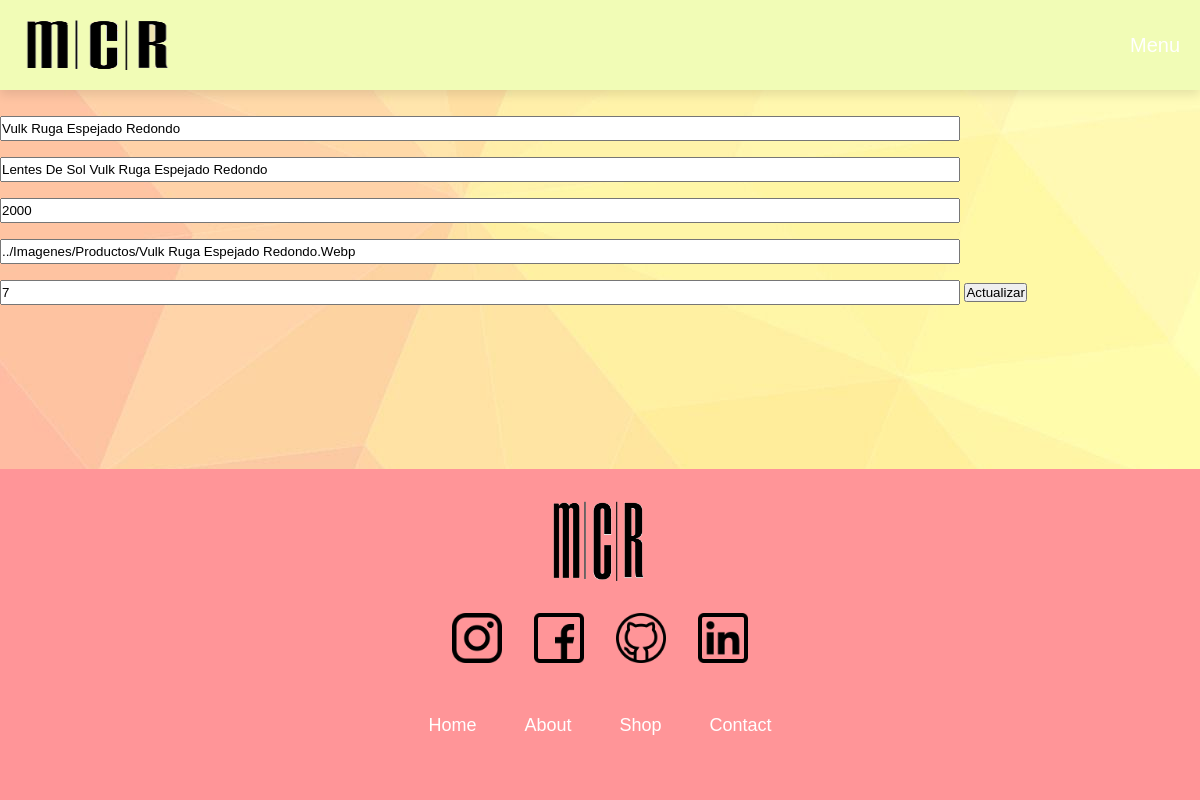
Screenshot of /PHP/actualizar.php?id=4 with the database file from the repository.
### tables this page shows
CREATE TABLE `inventario` (
  `id` int(8) NOT NULL,
  `nombre` varchar(30) DEFAULT NULL,
  `descripcion` varchar(100) DEFAULT NULL,
  `precio` int(12) DEFAULT NULL,
  `foto` varchar(1000) DEFAULT NULL,
  `stock` int(9) DEFAULT NULL
);

### PHP/actualizar.php (the view, shortened to what this page needs)
<?php
    include("conexion.php");
$id=$_GET['id'];
$query=mysqli_query($conexion,"SELECT * FROM inventario WHERE id='$id'");
$row=mysqli_fetch_array($query);
?>
<!DOCTYPE html>
<html lang="en">
    <head>
        <link rel="stylesheet" type="text/css" href="../css/styles.css">
    </head>
    <body>
        <header>
        <a href="index_administrador.php" class="logo"><img class="logo" src="../imagenes/logo.jpg"></a>
        <label for="menu">Menu</label>
        </header>
        <div class="contenedorPrimal">
            <form action="update.php" method="POST">
                <input type="text" class="info" name="nombre" placeholder="Nombre" value="<?= $row['nombre'] ?>">
                <input type="text" class="info" name="descripcion" placeholder="Descripcion" value="<?= $row['descripcion'] ?>">
                <input type="text" class="info" name="precio" placeholder="Precio" value="<?= $row['precio'] ?>">
                <input type="text" class="info" name="foto" placeholder="URL foto" value="<?= $row['foto'] ?>">
                <input type="text" class="info" name="stock" placeholder="Numero de articulos" pattern="[0-9]+" value="<?= $row['stock'] ?>">
                <input type="submit" class="btn_update" value="Actualizar">
            </form>
        </div>
        <div class="contenedorFooter">
            <footer id="pieDePag">
            <img class="logo" src="../imagenes/logo - copia.jpg" alt="LogoMCR">
            <div class="contenedorRedes">
                <a href="https://www.instagram.com/mateo.criado_rota/" class="iconoRedSocial">
                    <img class="logored" src="../imagenes/instagram.png" alt="logoInstagram">
                </a>
                <a href="https://www.facebook.com/mateo.criadorota.9" class="iconoRedSocial">
                    <img class="logored" src="../imagenes/facebook.png" alt="logofacebook">
                </a>
                <a href="https://github.com/mateocriadorota?tab=repositories" class="iconoRedSocial">
                    <img class="logored" src="../imagenes/github.png" alt="logoGithub">
                </a>
                <a href="https://www.linkedin.com/in/mateo-criado-rota-848465234/" class="iconoRedSocial">
                    <img class="logored" src="../imagenes/linkedin.png" alt="logolinkedin">
                </a>
            </div>
            <ul class="contenedorMenu">
                <?php if($_SESSION['administrador']==1){?>
                        <li class="MenuItem"> <a href="index_administrador.php">Home</a></li>
                <?php }else{ ?>
                    <li class="MenuItem"> <a href="index_usuario.php">Home</a></li>
                <?php } ?>
                <li class="MenuItem"> <a href="about.php">About</a></li>
                <li class="MenuItem"> <a href="shop.php">Shop</a></li>
                <li class="MenuItem"> <a href="contacto.php">Contact</a></li>
            </ul>
        </footer>
    </div>
    </body>
</html>

### css/styles.css (style rules this page uses)
* { margin: 0; padding: 0; box-sizing: border-box; font-family: sans-serif; text-transform: capitalize; text-decoration: none; }
body { background-image: url("../imagenes/fondo.jpg"); min-height: 100vh; position: relative; padding-top: 100px; padding-bottom: 350px; }
header { position: fixed; top: 0; right: 0; left: 0; background: #F1FCB6 ; box-shadow: 0 5px 10px rgb(0, 0, 0,.1); display: flex; align-items: center; justify-content: space-between; z-index: 1000; }
header .logo { height: 50px; width: 160px; margin: 0; }
header label { font-size: 20px; color: white; cursor: pointer; display: none; }
@media (max-width:1280px) { header { padding: 20px; } }
@media (max-width:1280px) { header label { display: initial; } }
footer { width: 100%; padding: 2rem 8%; background-color: #FF9598 ; display: flex; justify-content: center; text-align: center; align-items: center; flex-direction: column; position: absolute; bottom: 0; }
.logo { height: 80px; margin-bottom: 1rem; }
.contenedorRedes, .contenedorMenu { display: flex; justify-content: center; flex-wrap: warp; margin-bottom: 1rem; }
.logored { height: 50px; width: 50px; }
.iconoRedSocial { margin: 1rem; }
.contenedorMenu { list-style-type: none; font-size: 18px; }
.MenuItem { margin: 1rem 1.5rem; cursor: pointer; }
.MenuItem a { color: white; }
.info, .btn { width: 80%; height: 25px; margin-top: 1rem; }

### rows the page displays
inventario: nombre "Vulk Ruga Espejado redondo", descripcion "Lentes de sol Vulk Ruga Espejado Redondo", precio "2000", foto "../imagenes/productos/Vulk Ruga Espejado Redondo.webp", stock "7"
